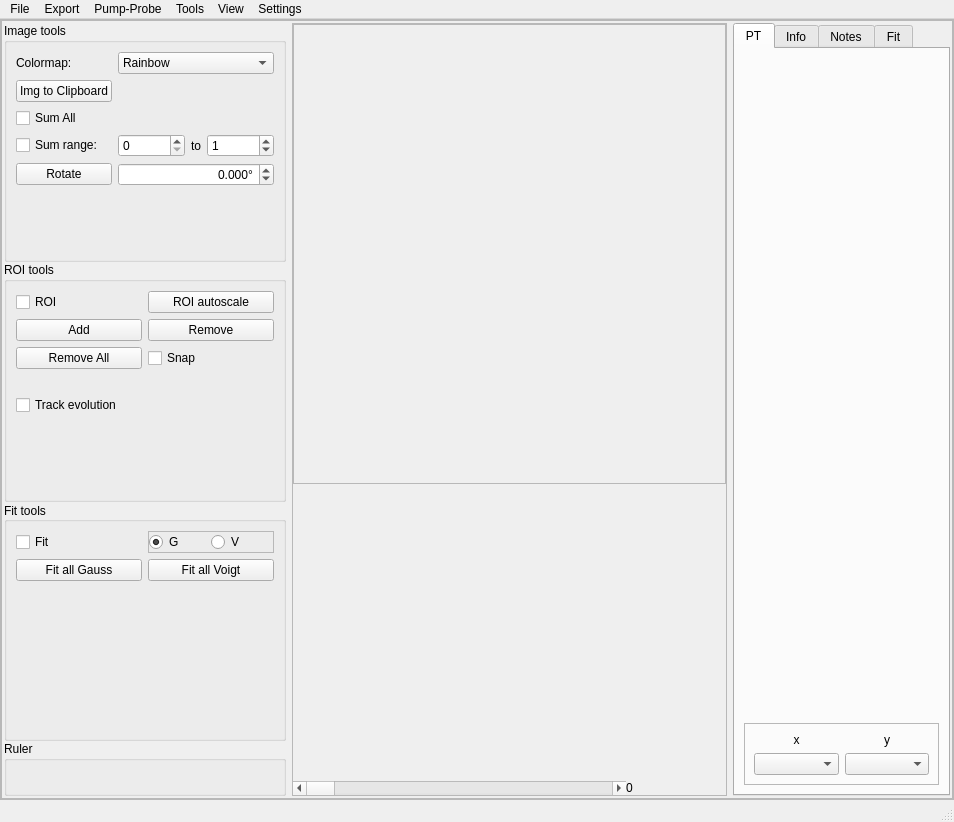
<?xml version="1.0" encoding="UTF-8"?>
<ui version="4.0">
 <class>MainWindow</class>
 <widget class="QMainWindow" name="MainWindow">
  <property name="geometry">
   <rect>
    <x>0</x>
    <y>0</y>
    <width>954</width>
    <height>822</height>
   </rect>
  </property>
  <property name="acceptDrops">
   <bool>true</bool>
  </property>
  <property name="windowTitle">
   <string>UED dataset explorer</string>
  </property>
  <property name="windowIcon">
   <iconset>
    <normalon>main_window.ico</normalon>
   </iconset>
  </property>
  <widget class="QWidget" name="centralwidget">
   <layout class="QHBoxLayout" name="horizontalLayout_3">
    <property name="leftMargin">
     <number>0</number>
    </property>
    <property name="topMargin">
     <number>0</number>
    </property>
    <property name="rightMargin">
     <number>0</number>
    </property>
    <property name="bottomMargin">
     <number>0</number>
    </property>
    <item>
     <widget class="QFrame" name="frame_3">
      <property name="sizePolicy">
       <sizepolicy hsizetype="Expanding" vsizetype="Expanding">
        <horstretch>0</horstretch>
        <verstretch>0</verstretch>
       </sizepolicy>
      </property>
      <property name="frameShape">
       <enum>QFrame::StyledPanel</enum>
      </property>
      <property name="frameShadow">
       <enum>QFrame::Raised</enum>
      </property>
      <layout class="QVBoxLayout" name="verticalLayout_2" stretch="2">
       <property name="spacing">
        <number>0</number>
       </property>
       <property name="leftMargin">
        <number>0</number>
       </property>
       <property name="topMargin">
        <number>0</number>
       </property>
       <property name="rightMargin">
        <number>0</number>
       </property>
       <property name="bottomMargin">
        <number>0</number>
       </property>
       <item>
        <widget class="QFrame" name="frame_2">
         <property name="sizePolicy">
          <sizepolicy hsizetype="Expanding" vsizetype="Expanding">
           <horstretch>0</horstretch>
           <verstretch>0</verstretch>
          </sizepolicy>
         </property>
         <property name="frameShape">
          <enum>QFrame::StyledPanel</enum>
         </property>
         <property name="frameShadow">
          <enum>QFrame::Raised</enum>
         </property>
         <layout class="QGridLayout" name="gridLayout" rowstretch="2,1" columnstretch="1,2,0,1">
          <property name="leftMargin">
           <number>2</number>
          </property>
          <property name="topMargin">
           <number>2</number>
          </property>
          <property name="rightMargin">
           <number>2</number>
          </property>
          <property name="bottomMargin">
           <number>2</number>
          </property>
          <item row="0" column="0" rowspan="2">
           <widget class="QFrame" name="frame_6">
            <property name="sizePolicy">
             <sizepolicy hsizetype="Fixed" vsizetype="Preferred">
              <horstretch>0</horstretch>
              <verstretch>0</verstretch>
             </sizepolicy>
            </property>
            <property name="frameShape">
             <enum>QFrame::NoFrame</enum>
            </property>
            <property name="frameShadow">
             <enum>QFrame::Plain</enum>
            </property>
            <layout class="QGridLayout" name="gridLayout_4" rowstretch="1,1,1,0">
             <property name="leftMargin">
              <number>0</number>
             </property>
             <property name="topMargin">
              <number>0</number>
             </property>
             <property name="rightMargin">
              <number>0</number>
             </property>
             <property name="bottomMargin">
              <number>0</number>
             </property>
             <property name="spacing">
              <number>0</number>
             </property>
             <item row="2" column="0">
              <widget class="QGroupBox" name="groupBox_2">
               <property name="title">
                <string>Fit tools</string>
               </property>
               <property name="alignment">
                <set>Qt::AlignLeading|Qt::AlignLeft|Qt::AlignVCenter</set>
               </property>
               <layout class="QGridLayout" name="gridLayout_6">
                <item row="2" column="0">
                 <spacer name="verticalSpacer_3">
                  <property name="orientation">
                   <enum>Qt::Vertical</enum>
                  </property>
                  <property name="sizeHint" stdset="0">
                   <size>
                    <width>20</width>
                    <height>40</height>
                   </size>
                  </property>
                 </spacer>
                </item>
                <item row="0" column="1">
                 <widget class="QFrame" name="frame">
                  <property name="frameShape">
                   <enum>QFrame::StyledPanel</enum>
                  </property>
                  <property name="frameShadow">
                   <enum>QFrame::Raised</enum>
                  </property>
                  <layout class="QHBoxLayout" name="horizontalLayout_6">
                   <property name="spacing">
                    <number>0</number>
                   </property>
                   <property name="leftMargin">
                    <number>0</number>
                   </property>
                   <property name="topMargin">
                    <number>0</number>
                   </property>
                   <property name="rightMargin">
                    <number>0</number>
                   </property>
                   <property name="bottomMargin">
                    <number>0</number>
                   </property>
                   <item>
                    <widget class="QRadioButton" name="fit_G">
                     <property name="text">
                      <string>G</string>
                     </property>
                     <property name="checked">
                      <bool>true</bool>
                     </property>
                    </widget>
                   </item>
                   <item>
                    <widget class="QRadioButton" name="fit_V">
                     <property name="text">
                      <string>V</string>
                     </property>
                    </widget>
                   </item>
                  </layout>
                 </widget>
                </item>
                <item row="1" column="1">
                 <widget class="QPushButton" name="fit_voigt_btn">
                  <property name="text">
                   <string>Fit all Voigt</string>
                  </property>
                 </widget>
                </item>
                <item row="1" column="0">
                 <widget class="QPushButton" name="fit_gauss_btn">
                  <property name="text">
                   <string>Fit all Gauss</string>
                  </property>
                 </widget>
                </item>
                <item row="0" column="0">
                 <widget class="QCheckBox" name="fit_chkbx">
                  <property name="text">
                   <string>Fit</string>
                  </property>
                 </widget>
                </item>
               </layout>
              </widget>
             </item>
             <item row="1" column="0">
              <widget class="QGroupBox" name="groupBox_3">
               <property name="title">
                <string>ROI tools</string>
               </property>
               <layout class="QGridLayout" name="gridLayout_5">
                <item row="0" column="0">
                 <widget class="QCheckBox" name="roi_chkbx">
                  <property name="text">
                   <string>ROI</string>
                  </property>
                 </widget>
                </item>
                <item row="2" column="0">
                 <widget class="QPushButton" name="pushButton_4">
                  <property name="text">
                   <string>Remove All</string>
                  </property>
                 </widget>
                </item>
                <item row="1" column="0">
                 <widget class="QPushButton" name="pushButton_2">
                  <property name="text">
                   <string>Add</string>
                  </property>
                 </widget>
                </item>
                <item row="1" column="1">
                 <widget class="QPushButton" name="pushButton_3">
                  <property name="text">
                   <string>Remove</string>
                  </property>
                 </widget>
                </item>
                <item row="0" column="1">
                 <widget class="QPushButton" name="pushButton">
                  <property name="text">
                   <string>ROI autoscale</string>
                  </property>
                 </widget>
                </item>
                <item row="5" column="0">
                 <spacer name="verticalSpacer">
                  <property name="orientation">
                   <enum>Qt::Vertical</enum>
                  </property>
                  <property name="sizeHint" stdset="0">
                   <size>
                    <width>20</width>
                    <height>40</height>
                   </size>
                  </property>
                 </spacer>
                </item>
                <item row="3" column="0" colspan="2">
                 <widget class="QLabel" name="label_2">
                  <property name="text">
                   <string/>
                  </property>
                 </widget>
                </item>
                <item row="2" column="1">
                 <widget class="QCheckBox" name="checkBox_2">
                  <property name="text">
                   <string>Snap</string>
                  </property>
                 </widget>
                </item>
                <item row="4" column="0">
                 <widget class="QCheckBox" name="checkBox_3">
                  <property name="text">
                   <string>Track evolution</string>
                  </property>
                 </widget>
                </item>
               </layout>
              </widget>
             </item>
             <item row="0" column="0">
              <widget class="QGroupBox" name="groupBox">
               <property name="title">
                <string>Image tools</string>
               </property>
               <layout class="QGridLayout" name="gridLayout_7">
                <item row="2" column="0">
                 <widget class="QCheckBox" name="sum_chkbx">
                  <property name="text">
                   <string>Sum All</string>
                  </property>
                 </widget>
                </item>
                <item row="5" column="0">
                 <spacer name="verticalSpacer_2">
                  <property name="orientation">
                   <enum>Qt::Vertical</enum>
                  </property>
                  <property name="sizeHint" stdset="0">
                   <size>
                    <width>20</width>
                    <height>40</height>
                   </size>
                  </property>
                 </spacer>
                </item>
                <item row="3" column="3">
                 <widget class="QSpinBox" name="spinBox_2">
                  <property name="enabled">
                   <bool>true</bool>
                  </property>
                  <property name="maximum">
                   <number>990000</number>
                  </property>
                  <property name="value">
                   <number>1</number>
                  </property>
                 </widget>
                </item>
                <item row="0" column="1" colspan="3">
                 <widget class="QComboBox" name="comboBox_3">
                  <item>
                   <property name="text">
                    <string>Rainbow</string>
                   </property>
                  </item>
                  <item>
                   <property name="text">
                    <string>Grayscale</string>
                   </property>
                  </item>
                  <item>
                   <property name="text">
                    <string>Hot-Cold</string>
                   </property>
                  </item>
                 </widget>
                </item>
                <item row="3" column="0">
                 <widget class="QCheckBox" name="checkBox">
                  <property name="text">
                   <string>Sum range:</string>
                  </property>
                 </widget>
                </item>
                <item row="4" column="0">
                 <widget class="QPushButton" name="pushButton_5">
                  <property name="text">
                   <string>Rotate</string>
                  </property>
                 </widget>
                </item>
                <item row="3" column="2">
                 <widget class="QLabel" name="label_4">
                  <property name="text">
                   <string>to</string>
                  </property>
                 </widget>
                </item>
                <item row="6" column="0" colspan="2">
                 <widget class="QLabel" name="label_7">
                  <property name="text">
                   <string/>
                  </property>
                 </widget>
                </item>
                <item row="0" column="0">
                 <widget class="QLabel" name="label_6">
                  <property name="text">
                   <string>Colormap:</string>
                  </property>
                 </widget>
                </item>
                <item row="3" column="1">
                 <widget class="QSpinBox" name="spinBox">
                  <property name="enabled">
                   <bool>true</bool>
                  </property>
                  <property name="maximum">
                   <number>990000</number>
                  </property>
                  <property name="singleStep">
                   <number>1</number>
                  </property>
                 </widget>
                </item>
                <item row="4" column="1" colspan="3">
                 <widget class="QDoubleSpinBox" name="doubleSpinBox">
                  <property name="alignment">
                   <set>Qt::AlignRight|Qt::AlignTrailing|Qt::AlignVCenter</set>
                  </property>
                  <property name="suffix">
                   <string extracomment="degrees">°</string>
                  </property>
                  <property name="decimals">
                   <number>3</number>
                  </property>
                  <property name="minimum">
                   <double>-180.000000000000000</double>
                  </property>
                  <property name="maximum">
                   <double>180.000000000000000</double>
                  </property>
                 </widget>
                </item>
                <item row="1" column="0">
                 <widget class="QPushButton" name="export_img_btn">
                  <property name="text">
                   <string>Img to Clipboard</string>
                  </property>
                 </widget>
                </item>
               </layout>
              </widget>
             </item>
             <item row="3" column="0">
              <widget class="QGroupBox" name="groupBox_6">
               <property name="title">
                <string>Ruler</string>
               </property>
               <layout class="QGridLayout" name="gridLayout_11">
                <item row="0" column="0">
                 <widget class="QLabel" name="label">
                  <property name="text">
                   <string/>
                  </property>
                 </widget>
                </item>
               </layout>
              </widget>
             </item>
            </layout>
           </widget>
          </item>
          <item row="0" column="3" rowspan="2">
           <widget class="QTabWidget" name="tabWidget">
            <property name="sizePolicy">
             <sizepolicy hsizetype="Expanding" vsizetype="Expanding">
              <horstretch>0</horstretch>
              <verstretch>0</verstretch>
             </sizepolicy>
            </property>
            <property name="currentIndex">
             <number>0</number>
            </property>
            <widget class="QWidget" name="tab">
             <attribute name="title">
              <string>PT</string>
             </attribute>
             <layout class="QVBoxLayout" name="verticalLayout_3" stretch="1,1,1,0">
              <item>
               <widget class="PlotWidget" name="widget_4" native="true"/>
              </item>
              <item>
               <widget class="PlotWidget" name="widget_5" native="true"/>
              </item>
              <item>
               <widget class="PlotWidget" name="widget_6" native="true"/>
              </item>
              <item>
               <widget class="QFrame" name="frame_4">
                <property name="sizePolicy">
                 <sizepolicy hsizetype="Preferred" vsizetype="Minimum">
                  <horstretch>0</horstretch>
                  <verstretch>0</verstretch>
                 </sizepolicy>
                </property>
                <property name="frameShape">
                 <enum>QFrame::StyledPanel</enum>
                </property>
                <property name="frameShadow">
                 <enum>QFrame::Raised</enum>
                </property>
                <layout class="QGridLayout" name="gridLayout_12">
                 <item row="1" column="1">
                  <widget class="QComboBox" name="comboBox_2"/>
                 </item>
                 <item row="1" column="0">
                  <widget class="QComboBox" name="comboBox"/>
                 </item>
                 <item row="0" column="0">
                  <widget class="QLabel" name="label_9">
                   <property name="sizePolicy">
                    <sizepolicy hsizetype="Preferred" vsizetype="Fixed">
                     <horstretch>0</horstretch>
                     <verstretch>0</verstretch>
                    </sizepolicy>
                   </property>
                   <property name="text">
                    <string>x</string>
                   </property>
                   <property name="alignment">
                    <set>Qt::AlignCenter</set>
                   </property>
                  </widget>
                 </item>
                 <item row="0" column="1">
                  <widget class="QLabel" name="label_10">
                   <property name="sizePolicy">
                    <sizepolicy hsizetype="Preferred" vsizetype="Fixed">
                     <horstretch>0</horstretch>
                     <verstretch>0</verstretch>
                    </sizepolicy>
                   </property>
                   <property name="text">
                    <string>y</string>
                   </property>
                   <property name="alignment">
                    <set>Qt::AlignCenter</set>
                   </property>
                  </widget>
                 </item>
                </layout>
               </widget>
              </item>
             </layout>
            </widget>
            <widget class="QWidget" name="tab_2">
             <attribute name="title">
              <string>Info</string>
             </attribute>
             <layout class="QVBoxLayout" name="verticalLayout_4">
              <item>
               <widget class="QTableView" name="tableView_2">
                <property name="horizontalScrollBarPolicy">
                 <enum>Qt::ScrollBarAlwaysOn</enum>
                </property>
                <property name="sizeAdjustPolicy">
                 <enum>QAbstractScrollArea::AdjustToContentsOnFirstShow</enum>
                </property>
                <attribute name="horizontalHeaderDefaultSectionSize">
                 <number>150</number>
                </attribute>
                <attribute name="horizontalHeaderStretchLastSection">
                 <bool>true</bool>
                </attribute>
               </widget>
              </item>
             </layout>
            </widget>
            <widget class="QWidget" name="tab_3">
             <attribute name="title">
              <string>Notes</string>
             </attribute>
             <layout class="QHBoxLayout" name="horizontalLayout_7">
              <item>
               <widget class="QLabel" name="notes_lbl">
                <property name="text">
                 <string/>
                </property>
                <property name="alignment">
                 <set>Qt::AlignLeading|Qt::AlignLeft|Qt::AlignTop</set>
                </property>
               </widget>
              </item>
             </layout>
            </widget>
            <widget class="QWidget" name="tab_4">
             <attribute name="title">
              <string>Fit</string>
             </attribute>
             <layout class="QGridLayout" name="gridLayout_3">
              <item row="0" column="0">
               <widget class="QTableView" name="tableView"/>
              </item>
             </layout>
            </widget>
           </widget>
          </item>
          <item row="0" column="1" rowspan="2">
           <widget class="QFrame" name="frame_5">
            <property name="frameShape">
             <enum>QFrame::StyledPanel</enum>
            </property>
            <property name="frameShadow">
             <enum>QFrame::Raised</enum>
            </property>
            <layout class="QGridLayout" name="gridLayout_13" rowstretch="3">
             <property name="leftMargin">
              <number>0</number>
             </property>
             <property name="topMargin">
              <number>0</number>
             </property>
             <property name="rightMargin">
              <number>0</number>
             </property>
             <property name="bottomMargin">
              <number>0</number>
             </property>
             <property name="spacing">
              <number>0</number>
             </property>
             <item row="0" column="0">
              <widget class="QFrame" name="frame">
               <layout class="QGridLayout" name="gridLayout_2" rowstretch="2,1,1,1">
                <property name="leftMargin">
                 <number>0</number>
                </property>
                <property name="topMargin">
                 <number>0</number>
                </property>
                <property name="rightMargin">
                 <number>0</number>
                </property>
                <property name="bottomMargin">
                 <number>0</number>
                </property>
                <property name="spacing">
                 <number>10</number>
                </property>
                <item row="3" column="0" colspan="2">
                 <widget class="QFrame" name="frame_7">
                  <property name="sizePolicy">
                   <sizepolicy hsizetype="Preferred" vsizetype="Fixed">
                    <horstretch>0</horstretch>
                    <verstretch>0</verstretch>
                   </sizepolicy>
                  </property>
                  <property name="frameShape">
                   <enum>QFrame::NoFrame</enum>
                  </property>
                  <property name="frameShadow">
                   <enum>QFrame::Raised</enum>
                  </property>
                  <layout class="QGridLayout" name="gridLayout_8">
                   <property name="leftMargin">
                    <number>0</number>
                   </property>
                   <property name="topMargin">
                    <number>0</number>
                   </property>
                   <property name="rightMargin">
                    <number>0</number>
                   </property>
                   <property name="bottomMargin">
                    <number>0</number>
                   </property>
                   <property name="spacing">
                    <number>0</number>
                   </property>
                   <item row="0" column="0">
                    <widget class="QScrollBar" name="horizontalScrollBar">
                     <property name="orientation">
                      <enum>Qt::Horizontal</enum>
                     </property>
                     <property name="invertedAppearance">
                      <bool>false</bool>
                     </property>
                     <property name="invertedControls">
                      <bool>true</bool>
                     </property>
                    </widget>
                   </item>
                   <item row="0" column="1">
                    <widget class="QLabel" name="label_3">
                     <property name="sizePolicy">
                      <sizepolicy hsizetype="Fixed" vsizetype="Preferred">
                       <horstretch>0</horstretch>
                       <verstretch>0</verstretch>
                      </sizepolicy>
                     </property>
                     <property name="minimumSize">
                      <size>
                       <width>100</width>
                       <height>0</height>
                      </size>
                     </property>
                     <property name="text">
                      <string>0</string>
                     </property>
                    </widget>
                   </item>
                  </layout>
                 </widget>
                </item>
                <item row="2" column="1">
                 <widget class="PlotWidget" name="widget_3" native="true"/>
                </item>
                <item row="2" column="0">
                 <widget class="PlotWidget" name="widget_2" native="true"/>
                </item>
                <item row="0" column="0" colspan="2">
                 <widget class="QFrame" name="widget">
                  <property name="frameShape">
                   <enum>QFrame::StyledPanel</enum>
                  </property>
                  <property name="frameShadow">
                   <enum>QFrame::Raised</enum>
                  </property>
                 </widget>
                </item>
                <item row="1" column="0">
                 <widget class="QLabel" name="label_5">
                  <property name="sizePolicy">
                   <sizepolicy hsizetype="Preferred" vsizetype="Fixed">
                    <horstretch>0</horstretch>
                    <verstretch>0</verstretch>
                   </sizepolicy>
                  </property>
                  <property name="minimumSize">
                   <size>
                    <width>0</width>
                    <height>37</height>
                   </size>
                  </property>
                  <property name="baseSize">
                   <size>
                    <width>0</width>
                    <height>58</height>
                   </size>
                  </property>
                  <property name="text">
                   <string/>
                  </property>
                 </widget>
                </item>
               </layout>
              </widget>
             </item>
            </layout>
           </widget>
          </item>
         </layout>
        </widget>
       </item>
      </layout>
     </widget>
    </item>
   </layout>
  </widget>
  <widget class="QMenuBar" name="menubar">
   <property name="geometry">
    <rect>
     <x>0</x>
     <y>0</y>
     <width>954</width>
     <height>21</height>
    </rect>
   </property>
   <widget class="QMenu" name="menuFile">
    <property name="title">
     <string>File</string>
    </property>
    <addaction name="actionOpen_Folder"/>
    <addaction name="actionOpen_ZIP"/>
    <addaction name="actionOpen_NPY"/>
    <addaction name="actionImport_Dataset"/>
    <addaction name="actionOpen_single_H5_serie"/>
    <addaction name="actionOpen_SPE"/>
    <addaction name="separator"/>
    <addaction name="actionDummy_data"/>
    <addaction name="actionImport_Dataset_ON_OFF"/>
   </widget>
   <widget class="QMenu" name="menuExport">
    <property name="title">
     <string>Export</string>
    </property>
    <addaction name="actionImage"/>
    <addaction name="actionArray"/>
    <addaction name="actionDataset"/>
    <addaction name="actionDataset_ON_OFF"/>
   </widget>
   <widget class="QMenu" name="menuPump_Probe">
    <property name="title">
     <string>Pump-Probe</string>
    </property>
    <addaction name="actionGroup_by_delay"/>
    <addaction name="actionROI_avg_intensity"/>
    <addaction name="actionSubtract_first_image"/>
    <addaction name="actionSelect_loops"/>
    <addaction name="actionDiff_On_Off"/>
    <addaction name="actionSwap_On_Off"/>
    <addaction name="actionShow_On_Off"/>
    <addaction name="actionShow_On"/>
    <addaction name="actionShow_Off"/>
    <addaction name="actionGaussian_smooth"/>
    <addaction name="actionGaussian_smooth_ON_OFF"/>
    <addaction name="actionON_OFF"/>
   </widget>
   <widget class="QMenu" name="menuTools">
    <property name="title">
     <string>Tools</string>
    </property>
    <widget class="QMenu" name="menuBin_Data">
     <property name="title">
      <string>Bin Data</string>
     </property>
     <addaction name="action2x2"/>
     <addaction name="action3x3"/>
     <addaction name="action5x5"/>
     <addaction name="action10x10"/>
    </widget>
    <addaction name="actionRadial_Average"/>
    <addaction name="menuBin_Data"/>
    <addaction name="actionSlice_Data"/>
    <addaction name="actionDownsample_to_16bit"/>
    <addaction name="actionSet_000_position"/>
    <addaction name="separator"/>
    <addaction name="actionPattern_simulator"/>
    <addaction name="separator"/>
    <addaction name="actionPlotter"/>
    <addaction name="actionConsole"/>
    <addaction name="separator"/>
    <addaction name="actionCalibrate_image"/>
    <addaction name="actionMeasure_distance"/>
   </widget>
   <widget class="QMenu" name="menuView">
    <property name="title">
     <string>View</string>
    </property>
    <widget class="QMenu" name="menuImage_mode">
     <property name="title">
      <string>Image mode</string>
     </property>
     <addaction name="actionLinear"/>
     <addaction name="actionLog"/>
     <addaction name="actionArcsinh"/>
     <addaction name="actionSquare"/>
    </widget>
    <addaction name="actionMetadata_Panel"/>
    <addaction name="menuImage_mode"/>
   </widget>
   <widget class="QMenu" name="menuSettings">
    <property name="title">
     <string>Settings</string>
    </property>
   </widget>
   <addaction name="menuFile"/>
   <addaction name="menuExport"/>
   <addaction name="menuPump_Probe"/>
   <addaction name="menuTools"/>
   <addaction name="menuView"/>
   <addaction name="menuSettings"/>
  </widget>
  <widget class="QStatusBar" name="statusbar"/>
  <action name="actionOpen_TIFFs">
   <property name="text">
    <string>Open TIFFs</string>
   </property>
  </action>
  <action name="actionOpen_Zip_TIFFs">
   <property name="text">
    <string>Open Zip TIFFs</string>
   </property>
  </action>
  <action name="actionOpen_Zip_H5">
   <property name="text">
    <string>Open Zip H5</string>
   </property>
  </action>
  <action name="actionProject_TRee">
   <property name="checkable">
    <bool>true</bool>
   </property>
   <property name="text">
    <string>Project Tree</string>
   </property>
  </action>
  <action name="actiontest_bar">
   <property name="text">
    <string>test bar</string>
   </property>
  </action>
  <action name="actionOpen_Folder">
   <property name="text">
    <string>Open Folder</string>
   </property>
  </action>
  <action name="actionOpen_ZIP">
   <property name="text">
    <string>Open ZIP</string>
   </property>
  </action>
  <action name="actionImage">
   <property name="text">
    <string>Image to NPY</string>
   </property>
  </action>
  <action name="actionArray">
   <property name="text">
    <string>Array to NPY</string>
   </property>
  </action>
  <action name="actionDataset">
   <property name="text">
    <string>Dataset</string>
   </property>
  </action>
  <action name="actionOpen_NPY">
   <property name="text">
    <string>Open NPY</string>
   </property>
  </action>
  <action name="actionGroup_by_delay">
   <property name="text">
    <string>Group by delay</string>
   </property>
  </action>
  <action name="actionROI_avg_intensity">
   <property name="text">
    <string>ROI avg intensity</string>
   </property>
  </action>
  <action name="actionImport_Dataset">
   <property name="text">
    <string>Import Dataset</string>
   </property>
  </action>
  <action name="actionSet_center">
   <property name="text">
    <string>Set center</string>
   </property>
  </action>
  <action name="actionCalculate">
   <property name="text">
    <string>Calculate</string>
   </property>
  </action>
  <action name="actionSubtract_first_image">
   <property name="text">
    <string>Subtract first image</string>
   </property>
  </action>
  <action name="actionRadial_Average">
   <property name="text">
    <string>Radial Average</string>
   </property>
  </action>
  <action name="action2x2">
   <property name="text">
    <string>2x2</string>
   </property>
  </action>
  <action name="action3x3">
   <property name="text">
    <string>3x3</string>
   </property>
  </action>
  <action name="action5x5">
   <property name="text">
    <string>5x5</string>
   </property>
  </action>
  <action name="action10x10">
   <property name="text">
    <string>10x10</string>
   </property>
  </action>
  <action name="actionSlice_Data">
   <property name="text">
    <string>Slice Data</string>
   </property>
  </action>
  <action name="actionDownsample_to_16bit">
   <property name="text">
    <string>Downsample to 16bit</string>
   </property>
  </action>
  <action name="actionOpen_single_H5_serie">
   <property name="text">
    <string>Open single H5 serie</string>
   </property>
  </action>
  <action name="actionSet_000_position">
   <property name="text">
    <string>Set 000 position</string>
   </property>
  </action>
  <action name="actionPattern_simulator">
   <property name="text">
    <string>Pattern simulator</string>
   </property>
  </action>
  <action name="actionOpen_SPE">
   <property name="text">
    <string>Open SPE</string>
   </property>
  </action>
  <action name="actionPlotter">
   <property name="text">
    <string>Plotter</string>
   </property>
  </action>
  <action name="actionCalibrate_image">
   <property name="text">
    <string>Calibrate image</string>
   </property>
  </action>
  <action name="actionMeasure_distance">
   <property name="checkable">
    <bool>true</bool>
   </property>
   <property name="text">
    <string>Measure distance</string>
   </property>
  </action>
  <action name="actionNew_window">
   <property name="text">
    <string>New window</string>
   </property>
  </action>
  <action name="actionAdd_ROI">
   <property name="text">
    <string>Add ROI</string>
   </property>
  </action>
  <action name="actionRemove_ROI">
   <property name="text">
    <string>Remove ROI</string>
   </property>
  </action>
  <action name="actionRemove_All">
   <property name="text">
    <string>Remove All</string>
   </property>
  </action>
  <action name="actionSelect_loops">
   <property name="text">
    <string>Select loops</string>
   </property>
  </action>
  <action name="actionConsole">
   <property name="text">
    <string>Console</string>
   </property>
  </action>
  <action name="actionMetadata_Panel">
   <property name="checkable">
    <bool>true</bool>
   </property>
   <property name="checked">
    <bool>true</bool>
   </property>
   <property name="text">
    <string>Metadata Panel</string>
   </property>
  </action>
  <action name="actionLinear">
   <property name="checkable">
    <bool>true</bool>
   </property>
   <property name="text">
    <string>Linear</string>
   </property>
  </action>
  <action name="actionLog">
   <property name="checkable">
    <bool>true</bool>
   </property>
   <property name="text">
    <string>Log</string>
   </property>
  </action>
  <action name="actionArcsinh">
   <property name="checkable">
    <bool>true</bool>
   </property>
   <property name="text">
    <string>Arcsinh</string>
   </property>
  </action>
  <action name="actionSquare">
   <property name="checkable">
    <bool>true</bool>
   </property>
   <property name="text">
    <string>Square</string>
   </property>
  </action>
  <action name="actionNew_window_2">
   <property name="text">
    <string>New window</string>
   </property>
  </action>
  <action name="actionDiff_On_Off">
   <property name="text">
    <string>Diff On-Off</string>
   </property>
  </action>
  <action name="actionSwap_On_Off">
   <property name="text">
    <string>Swap On-Off</string>
   </property>
  </action>
  <action name="actionDummy_data">
   <property name="text">
    <string>Dummy data</string>
   </property>
  </action>
  <action name="actionShow_On_Off">
   <property name="text">
    <string>Show On/Off</string>
   </property>
  </action>
  <action name="actionShow_On">
   <property name="text">
    <string>Show On</string>
   </property>
  </action>
  <action name="actionShow_Off">
   <property name="text">
    <string>Show Off</string>
   </property>
  </action>
  <action name="actionGaussian_smooth">
   <property name="text">
    <string>Gaussian smooth</string>
   </property>
  </action>
  <action name="actionDataset_ON_OFF">
   <property name="text">
    <string>Dataset ON OFF</string>
   </property>
  </action>
  <action name="actionImport_Dataset_ON_OFF">
   <property name="text">
    <string>Import Dataset ON OFF</string>
   </property>
  </action>
  <action name="actionGaussian_smooth_ON_OFF">
   <property name="text">
    <string>Gaussian smooth ON OFF</string>
   </property>
  </action>
  <action name="actionON_OFF">
   <property name="text">
    <string>ON-OFF</string>
   </property>
  </action>
 </widget>
 <customwidgets>
  <customwidget>
   <class>PlotWidget</class>
   <extends>QWidget</extends>
   <header location="global">pyqtgraph</header>
   <container>1</container>
  </customwidget>
 </customwidgets>
 <resources/>
 <connections/>
</ui>
